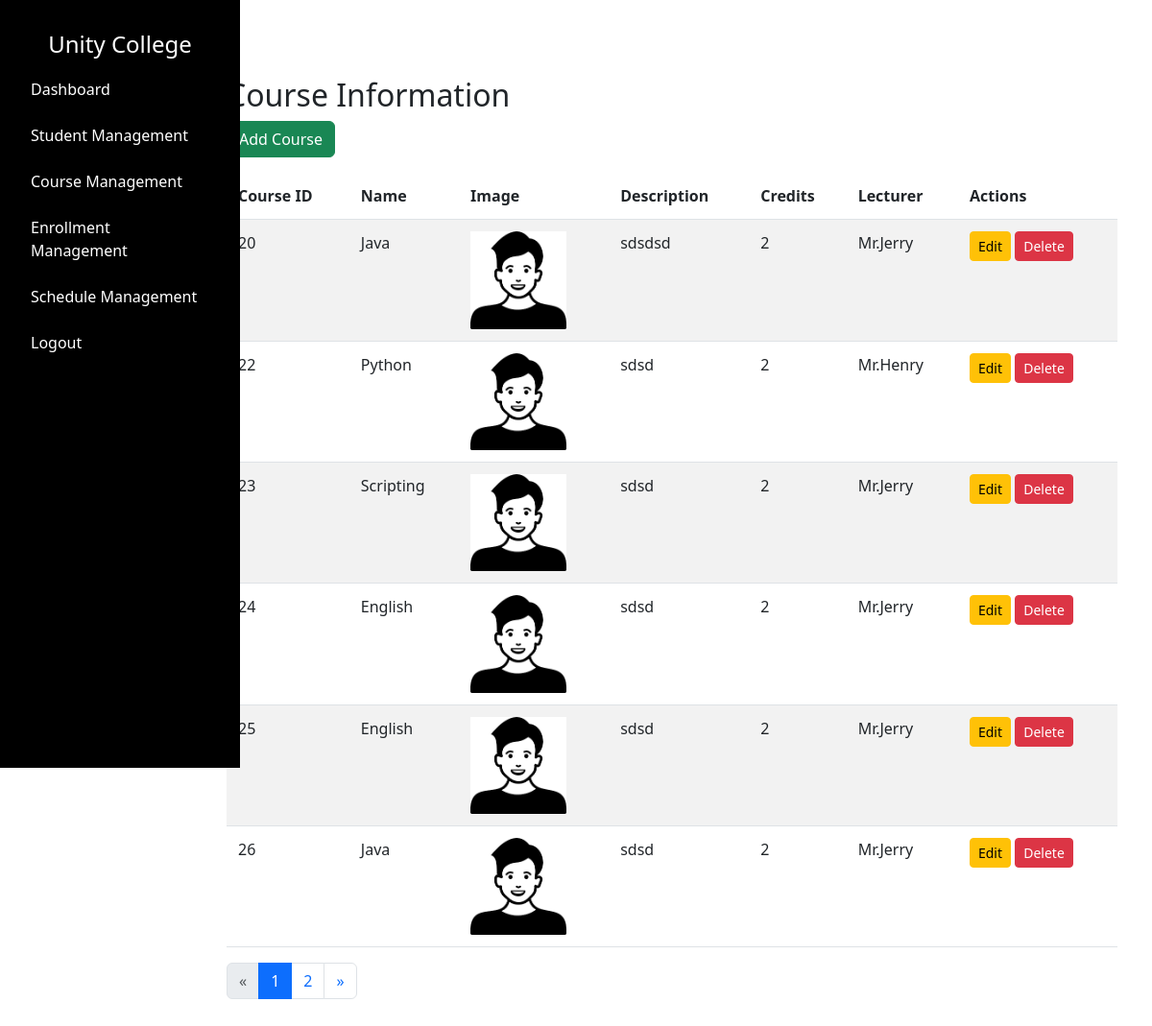
The page /admin/courses (signed in) on the database its author committed.
### tables this page shows
CREATE TABLE "course" (
    "id" INTEGER PRIMARY KEY AUTOINCREMENT,
    "name" TEXT NOT NULL,
    "image" TEXT NOT NULL,
    "description" TEXT NOT NULL,
    "credits" INTEGER NOT NULL,
    "lecturer" TEXT NOT NULL
);

### app.py (the view)
@app.route("/admin/courses", methods=["GET"])
def admin_view_courses():
    if 'username' not in session or session.get('user_type') != 'admin':
        return redirect(url_for('admin_login'))
    username = session.get('username')
    page = int(request.args.get('page', 1))  # Get current page from query parameter, default to 1
    per_page = 6  # Number of courses per page
    total_courses = query_db("SELECT COUNT(*) FROM course")[0][0]
    offset = (page - 1) * per_page
    total_pages = (total_courses + per_page - 1) // per_page  # Ceiling division to get total pages
    courses = query_db("SELECT * FROM course LIMIT ? OFFSET ?", (per_page, offset))
    courses_list = []
    for course in courses:
        course_dict = {
            "id": course[0],
            "name": course[1],
            "image": course[2],
            "description": course[3],
            "credits": course[4],
            "lecturer": course[5],
        }
        courses_list.append(course_dict)
    return render_template("admin/courses.html", courses=courses_list, username=username, time=time, page=page, total_pages=total_pages)

### dbcontroller.py (called while the page is built)
def query_db(query, args=(), one=False):
    con = sqlite3.connect('advweb.db')
    cur = con.cursor()
    cur.execute(query, args)
    rv = cur.fetchall()
    cur.close()
    con.close()
    return (rv[0] if rv else None) if one else rv

### templates/admin/courses.html (shortened to what this page needs)
{% extends "/admin/layout.html" %} {% block content %}
<link href="/static/css/admin/coursemgmt.css" rel="stylesheet" />
<div class="container mt-5">
  <h2>Course Information</h2>
  <a href="{{ url_for('add_course') }}" class="btn btn-success mb-3"
    >Add Course</a
  >
  <div class="table-responsive">
    <table class="table table-striped">
      <thead>
        <tr>
          <th>Course ID</th>
          <th>Name</th>
          <th>Image</th>
          <th>Description</th>
          <th>Credits</th>
          <th>Lecturer</th>
          <th>Actions</th>
        </tr>
      </thead>
      <tbody>
        {% for course in courses %}
        <tr>
          <td>{{ course['id'] }}</td>
          <td>{{ course['name'] }}</td>
          <td>
            <img
              src="{{ url_for('static', filename='images/courses/' + course['image']) }}?v={{ time.time() }}"
              class="course-img"
              alt="Course Image"
            />
          </td>
          <td>{{ course['description'] }}</td>
          <td>{{ course['credits'] }}</td>
          <td>{{ course['lecturer'] }}</td>
          <td>
            <a
              href="{{ url_for('edit_course', course_id=course['id']) }}"
              class="btn btn-warning btn-sm"
              >Edit</a
            >
            <form
              action="{{ url_for('delete_course', id=course['id']) }}"
              method="post"
              style="display: inline"
            >
              <button
                type="submit"
                class="btn btn-danger btn-sm"
                onclick="return confirm('Are you sure you want to delete this course?')"
              >
                Delete
              </button>
            </form>
          </td>
        </tr>
        {% endfor %}
      </tbody>
    </table>
  </div>
  <nav aria-label="Page navigation">
    <ul class="pagination">
      <li class="page-item {% if page == 1 %}disabled{% endif %}">
        <a
          class="page-link"
          href="{{ url_for('admin_view_courses', page=page-1) }}"
          aria-label="Previous"
        >
          <span aria-hidden="true">&laquo;</span>
        </a>
      </li>
      {% for p in range(1, total_pages + 1) %}
      <li class="page-item {% if p == page %}active{% endif %}">
        <a class="page-link" href="{{ url_for('admin_view_courses', page=p) }}"
          >{{ p }}</a
        >
      </li>
      {% endfor %}
      <li class="page-item {% if page == total_pages %}disabled{% endif %}">
        <a
          class="page-link"
          href="{{ url_for('admin_view_courses', page=page+1) }}"
          aria-label="Next"
        >
          <span aria-hidden="true">&raquo;</span>
        </a>
      </li>
    </ul>
  </nav>
</div>
{% endblock %}

### static/css/admin/layout.css (style rules this page uses)
body { font-family: Arial, sans-serif; margin: 0; }

### static/css/admin/coursemgmt.css (style rules this page uses)
.course-img { max-width: 100px; height: auto; }
.table td, .table th { padding: 0.75rem; }
.table { margin-bottom: 1rem; background-color: transparent; }

### rows shown on the page
course: id "20", name "Java", image (picture), description "sdsdsd", credits "2", lecturer "Mr.Jerry"
course: id "22", name "Python", image (picture), description "sdsd", credits "2", lecturer "Mr.Henry"
course: id "23", name "Scripting", image (picture), description "sdsd", credits "2", lecturer "Mr.Jerry"
course: id "24", name "English", image (picture), description "sdsd", credits "2", lecturer "Mr.Jerry"
course: id "25", name "English", image (picture), description "sdsd", credits "2", lecturer "Mr.Jerry"
course: id "26", name "Java", image (picture), description "sdsd", credits "2", lecturer "Mr.Jerry"

### other values the page prints
{{ p }} "1" "2"
